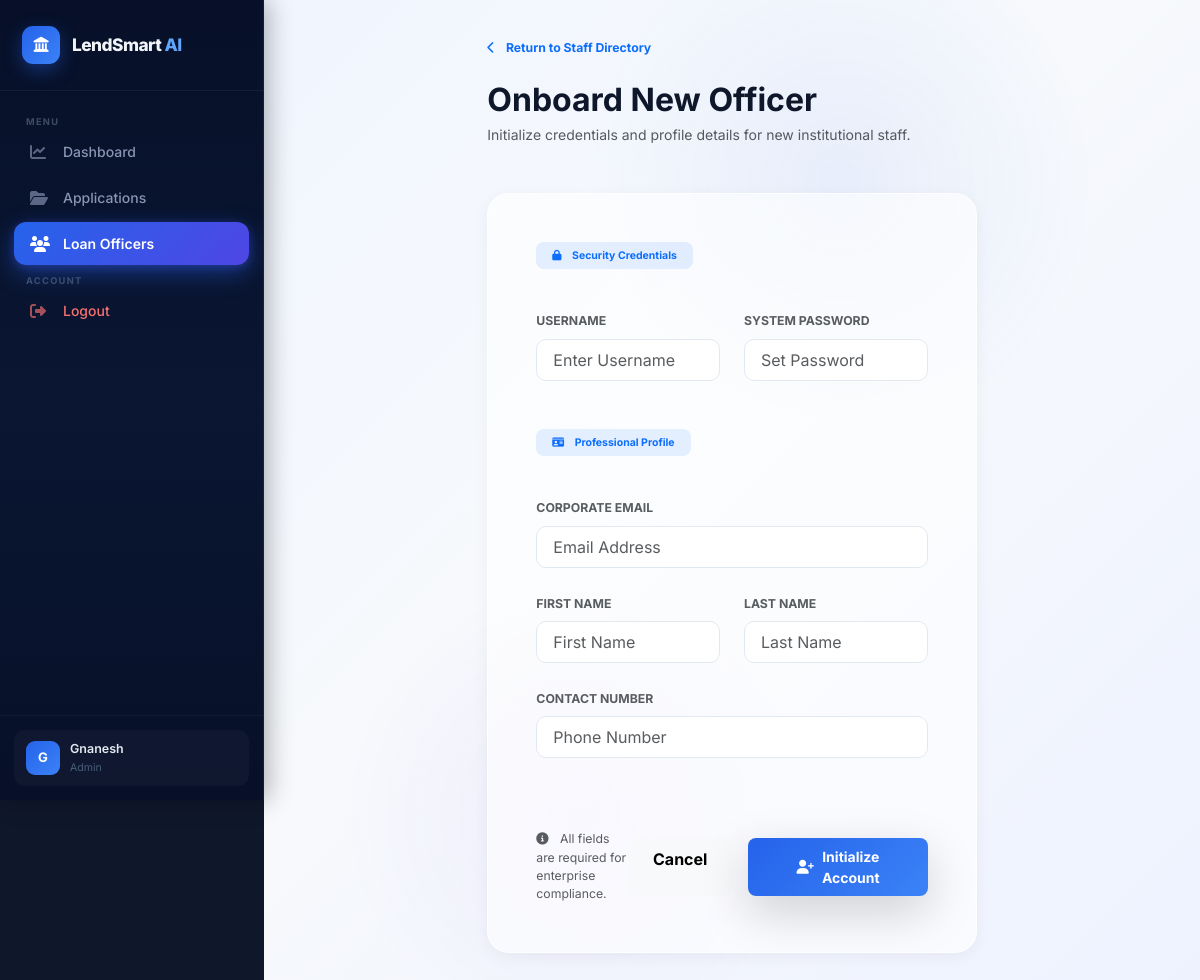
The app's page /admin-dashboard/officers/create/ (signed in) with its own data.
### loan_app/models.py (models this page shows, shortened)
class User(AbstractUser):
    ROLE_CHOICES = [
        ('admin', 'Admin'),
        ('officer', 'Loan Officer'),
        ('applicant', 'Applicant'),
    ]
    role = models.CharField(max_length=20, choices=ROLE_CHOICES, default='applicant')
    phone = models.CharField(max_length=15, blank=True, null=True)
    employee_id = models.CharField(max_length=20, blank=True, null=True, unique=True)
    department = models.CharField(max_length=50, blank=True, null=True)
    joined_date = models.DateTimeField(auto_now_add=True)

### loan_app/views.py (the view)
# urls.py: path('admin-dashboard/officers/create/', views.admin_create_officer_view, name='admin_create_officer'),
@login_required
def admin_create_officer_view(request):
    if request.user.role != 'admin':
        messages.error(request, "Unauthorized access.")
        return redirect('home')
    if request.method == 'POST':
        form = OfficerCreationForm(request.POST)
        if form.is_valid():
            form.save()
            messages.success(request, "Loan Officer account created successfully.")
            return redirect('admin_officer_list')
    else:
        form = OfficerCreationForm()
    return render(request, 'admin/create_officer.html', {'form': form})

### loan_app/forms.py (shortened to what this page needs)
class OfficerCreationForm(forms.ModelForm):
    password = forms.CharField(
        widget=forms.PasswordInput(attrs={'class': 'form-control', 'placeholder': 'Set Password'}),
        validators=[validate_password]
    )
    class Meta:
        model = User
        fields = ['username', 'email', 'first_name', 'last_name', 'phone']
        widgets = {
            'username': forms.TextInput(attrs={'class': 'form-control', 'placeholder': 'Enter Username'}),
            'email': forms.EmailInput(attrs={'class': 'form-control', 'placeholder': 'Email Address'}),
            'first_name': forms.TextInput(attrs={'class': 'form-control', 'placeholder': 'First Name'}),
            'last_name': forms.TextInput(attrs={'class': 'form-control', 'placeholder': 'Last Name'}),
            'phone': forms.TextInput(attrs={'class': 'form-control', 'placeholder': 'Phone Number'}),
        }

### templates/admin/create_officer.html (shortened to what this page needs)
{% extends 'base.html' %}
{% block content %}
<div class="row justify-content-center animate-up">
    <div class="col-lg-7">
        <nav class="mb-4">
            <a href="{% url 'admin_officer_list' %}" class="text-decoration-none small fw-bold text-primary">
                <i class="fas fa-chevron-left me-2"></i> Return to Staff Directory
            </a>
        </nav>
        <div class="mb-5">
            <h2 class="fw-bold mb-1 text-slate-800">Onboard New Officer</h2>
            <p class="text-muted">Initialize credentials and profile details for new institutional staff.</p>
        </div>
        <div class="pro-card p-5 overflow-hidden">
            <form method="POST" id="officerForm">
                <div class="row g-4">
                    <div class="col-12">
                        <div class="badge bg-primary bg-opacity-10 text-primary mb-3 px-3 py-2 rounded-3 fw-bold">
                            <i class="fas fa-lock me-2"></i> Security Credentials
                        </div>
                    </div>
                    <div class="col-md-6">
                        <label class="form-label small fw-bold text-uppercase text-muted mb-2">Username</label>
                        {{ form.username }}
                    </div>
                    <div class="col-md-6">
                        <label class="form-label small fw-bold text-uppercase text-muted mb-2">System Password</label>
                        {{ form.password }}
                    </div>
                    <div class="col-12 mt-5">
                        <div class="badge bg-primary bg-opacity-10 text-primary mb-3 px-3 py-2 rounded-3 fw-bold">
                            <i class="fas fa-id-card me-2"></i> Professional Profile
                        </div>
                    </div>
                    <div class="col-md-12">
                        <label class="form-label small fw-bold text-uppercase text-muted mb-2">Corporate Email</label>
                        {{ form.email }}
                    </div>
                    <div class="col-md-6">
                        <label class="form-label small fw-bold text-uppercase text-muted mb-2">First Name</label>
                        {{ form.first_name }}
                    </div>
                    <div class="col-md-6">
                        <label class="form-label small fw-bold text-uppercase text-muted mb-2">Last Name</label>
                        {{ form.last_name }}
                    </div>
                    <div class="col-md-12">
                        <label class="form-label small fw-bold text-uppercase text-muted mb-2">Contact Number</label>
                        {{ form.phone }}
                    </div>
                </div>
                <div class="mt-5 pt-4 d-flex justify-content-between align-items-center">
                    <p class="small text-muted mb-0"><i class="fas fa-info-circle me-2"></i> All fields are required for enterprise compliance.</p>
                    <div class="d-flex gap-3">
                        <a href="{% url 'admin_officer_list' %}" class="btn btn-light px-4 py-2 rounded-3 fw-bold">Cancel</a>
                        <button type="submit" class="btn btn-primary px-5 py-2 fw-bold rounded-3 shadow-lg">
                            <i class="fas fa-user-plus me-2"></i> Initialize Account
                        </button>
                    </div>
                </div>
            </form>
        </div>
    </div>
</div>
{% endblock %}

### templates/base.html (shortened to what this page needs)
<!DOCTYPE html>
<html lang="en">
<head>
    <link href="https://cdn.jsdelivr.net/npm/bootstrap@5.3.0/dist/css/bootstrap.min.css" rel="stylesheet">
    <link href="https://cdnjs.cloudflare.com/ajax/libs/font-awesome/6.4.0/css/all.min.css" rel="stylesheet">
</head>
<body>
    {% if request.resolver_match.url_name not in 'home,login,register' %}
    <aside class="sidebar" id="mainSidebar">
        <div class="sidebar-brand">
            <div class="brand-icon"><i class="fas fa-landmark"></i></div>
            <div class="brand-text">LendSmart <span>AI</span></div>
        </div>
        <nav class="sidebar-nav">
            {% if user.is_authenticated %}
                {% if user.role == 'admin' %}
                    <div class="nav-section">
                        <span class="nav-label">Menu</span>
                        <div class="nav-item"><a href="{% url 'admin_dashboard' %}" class="nav-link {% if request.resolver_match.url_name == 'admin_dashboard' %}active{% endif %}"><i class="fas fa-chart-line"></i> Dashboard</a></div>
                        <div class="nav-item"><a href="{% url 'admin_application_list' %}" class="nav-link {% if 'application' in request.resolver_match.url_name %}active{% endif %}"><i class="fas fa-folder-open"></i> Applications</a></div>
                        <div class="nav-item"><a href="{% url 'admin_officer_list' %}" class="nav-link {% if 'officer' in request.resolver_match.url_name %}active{% endif %}"><i class="fas fa-users"></i> Loan Officers</a></div>
                    </div>
                    <div class="nav-section">
                        <span class="nav-label">Account</span>
                        <div class="nav-item"><a href="{% url 'logout' %}" class="nav-link nav-logout"><i class="fas fa-sign-out-alt"></i> Logout</a></div>
                    </div>
                {% endif %}
            {% endif %}
        </nav>
        {% if user.is_authenticated %}
        <div class="sidebar-footer">
            <div class="sidebar-user">
                <div class="user-avatar">{{ user.username|slice:":1"|upper }}</div>
                <div>
                    <div class="user-name">{{ user.username }}</div>
                    <div class="user-role">{{ user.role|capfirst }}</div>
                </div>
            </div>
        </div>
        {% endif %}
    </aside>
    {% endif %}
    <div class="main-wrapper" style="{% if request.resolver_match.url_name in 'home,login,register' %}margin-left:0;width:100%;{% endif %}">
        <main class="page-content">
            {% block content %}{% endblock %}
        </main>
    </div>
</body>
</html>

### records on screen
User: username "G", username "Gnanesh", role "Admin"
